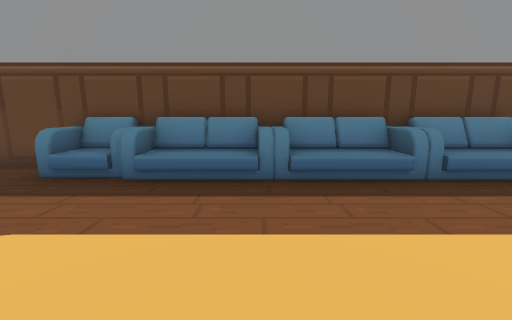
[1] (above)

12 first-person views from a walk through a 3-D level made in the Godot game engine. The camera is 1.2 m above the floor, tilts 10° down and sees 90° across. The floor is counted in squares, 1 m on a side. Each view is taken from the middle of a square. On the plan, view 1 faces up. The plan holds only what a view shows up to about 12 squares ahead; the rest is blank.

[2]
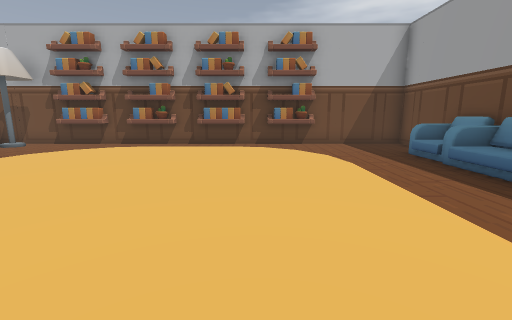

[3]
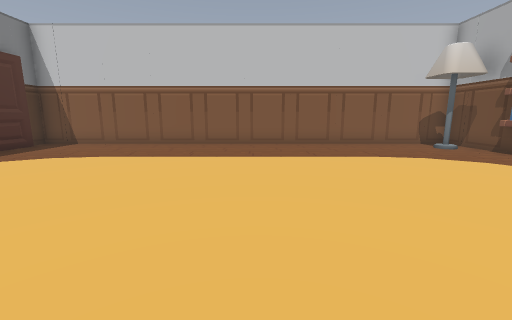

[4]
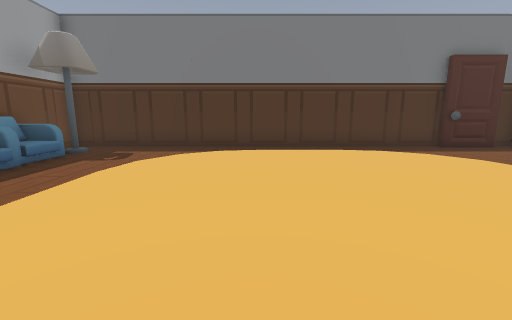

[5]
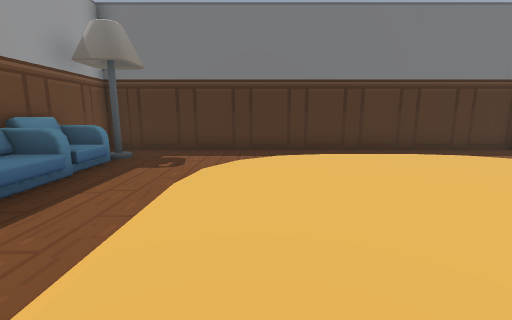

[6]
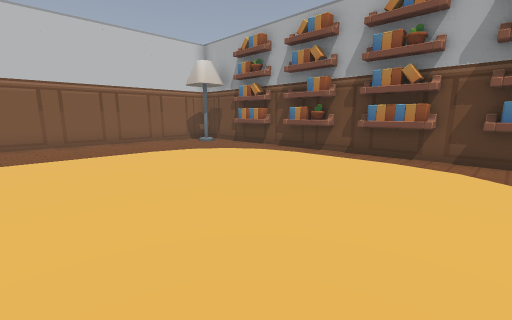

[7]
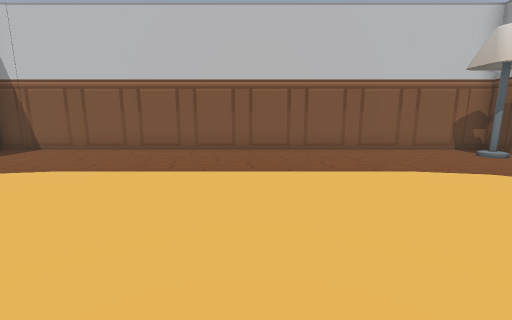

[8]
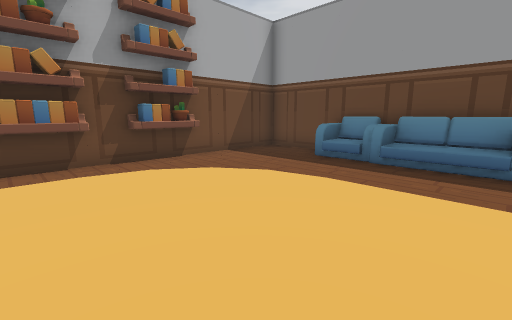

[9]
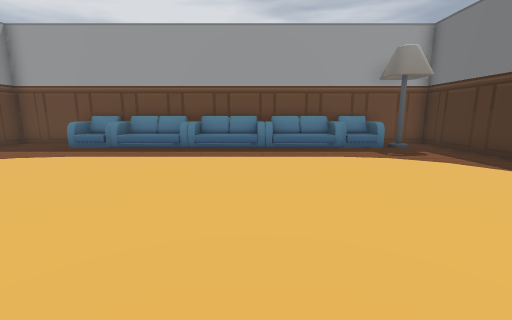

[10]
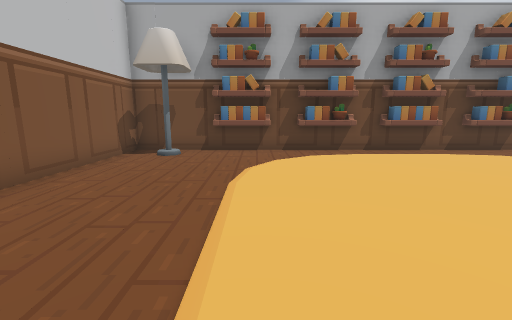

[11]
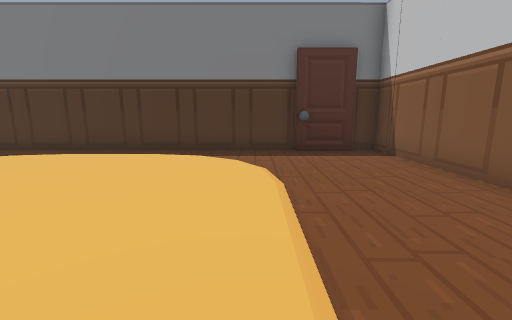

[12]
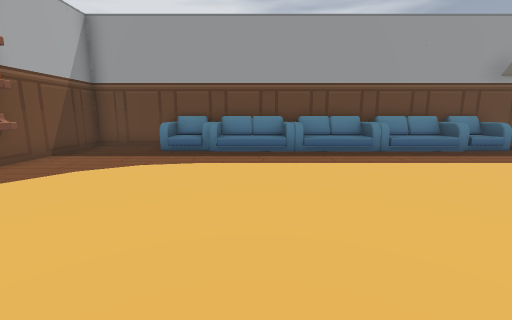

### Floor plan
Key: @ floor where view 1 was taken; # wall or solid block; x gap in a wall; . main floor; : floor 0.5 m higher than the main floor; / step, stairs or slope; A armchair; S sofa; C cactus; H shelf; L lamp.
Columns run from 8 left of view 1 to 11 right of it. Each row starts with its distance up from view 1.
  7 ######## ## ## #####
  6 #...AASSSSSSSSSAL#.#
  5 #...:///////////#L.#
  4 #..................#
  3 #..................#
  2 #C.................#
  1 ##.................#
  0 #.......@..........#
 -1 #H.................#
 -2 #H.................#
 -3 #..................#
 -4 #C.................#
 -5 ##.................#
 -6 #..................#
 -7 #H.................#
 -8 #H.................#
 -9 #.................##
-10 #xL...............##
-11 #..................#
-12 ####################

Where each view was taken, in squares from view 1:
view 1: 0 up, 0 right, facing up
view 2: 0 up, 4 right, facing left
view 3: 0 up, 1 right, facing down
view 4: 1 down, 0 right, facing right
view 5: 1 up, 1 right, facing right
view 6: 1 up, 1 right, facing down-left
view 7: 2 down, 1 right, facing down
view 8: 2 down, 0 right, facing up-left
view 9: 5 down, 3 right, facing up
view 10: 7 down, 2 right, facing left
view 11: 7 down, 1 right, facing right
view 12: 4 down, 1 left, facing up
